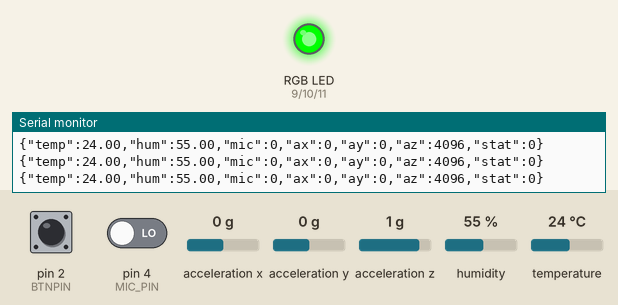
A sketch run on a simulated Arduino Uno, built with avr-gcc and run on an emulated ATmega328P. Shown: an RGB LED mixed from three pins (HIGH = lit), the last lines printed to the serial monitor. Wiring (inferred from the names in the program): MMA8452 accelerometer at I2C address 0x1C. The inputs (shaded band) are chosen by the test bench; at power-on: pin 2 (BTNPIN) HIGH, pin 4 (MIC_PIN) LOW, acceleration x 0 g, acceleration y 0 g, acceleration z 1 g, humidity 55 %, temperature 24 °C.

Above: at 2.2 s.
2.3 s: pin 2 (BTNPIN) pulled LOW for 0.15 s
At 3.4 s:
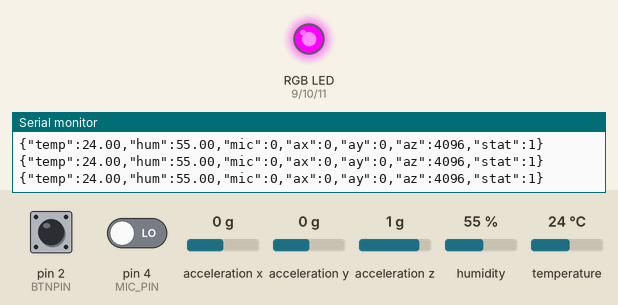
3.9 s: pin 2 (BTNPIN) pulled LOW for 1 s
At 4.8 s:
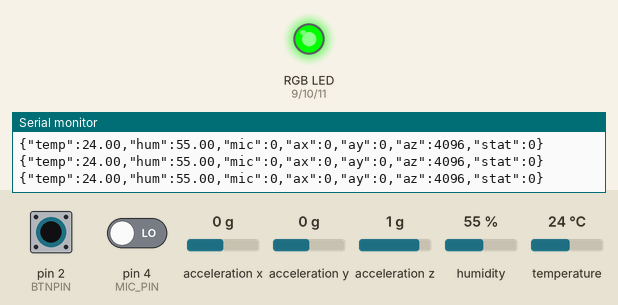
6.4 s: pin 2 (BTNPIN) pulled LOW for 3.2 s
At 7.2 s:
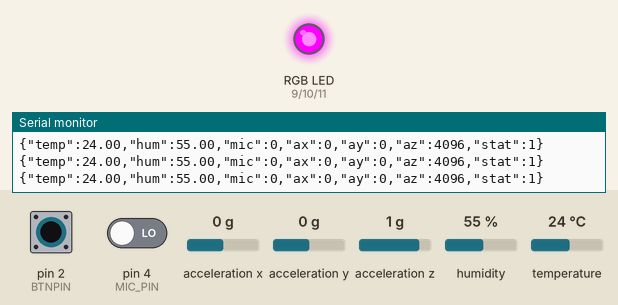
Timing chart, 0 to 9.4 s (numbered marks = the images above; inputs shaded):
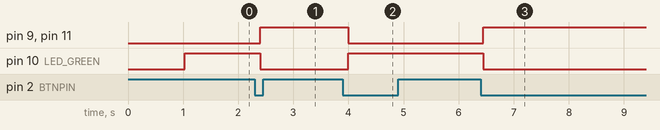

Measured:
- after the input at 2.3 s, pin 9 (LED_RED), pin 11 (LED_BLUE): LOW → HIGH after 0.10 s; pin 10 (LED_GREEN): HIGH → LOW after 0.10 s
- after the input at 3.9 s, pin 9 (LED_RED), pin 11 (LED_BLUE): HIGH → LOW after 0.10 s; pin 10 (LED_GREEN): LOW → HIGH after 0.10 s
- after the input at 6.4 s, pin 9 (LED_RED), pin 11 (LED_BLUE): LOW → HIGH after 0.05 s; pin 10 (LED_GREEN): HIGH → LOW after 0.05 s

The sketch:

read_sensors.ino
```cpp
#include <Wire.h>
#include <Adafruit_MMA8451.h>
#include <Adafruit_Sensor.h>
#include <DHT.h>

#define DHTPIN 5
#define DHTTYPE DHT11
#define MIC_PIN 4

// **************************** ACCELEROMETER
#define MMA_ADDR 0x1C

int COLOR_1 = 0;
int STATE = 0;
int lastButtonState = HIGH;

#define BTNPIN 2
#define LED_RED 9
#define LED_GREEN 10
#define LED_BLUE 11

void writeRegister(byte reg, byte value) {
  Wire.beginTransmission(MMA_ADDR);
  Wire.write(reg);
  Wire.write(value);
  Wire.endTransmission();
}

byte readRegister(byte reg) {
  Wire.beginTransmission(MMA_ADDR);
  Wire.write(reg);
  Wire.endTransmission(false);

  Wire.requestFrom(MMA_ADDR, 1);

  if (Wire.available()) {
    return Wire.read();
  }

  return 0;
}

void readAccelRaw(int16_t &x, int16_t &y, int16_t &z) {

  Wire.beginTransmission(MMA_ADDR);
  Wire.write(0x01);
  Wire.endTransmission(false);

  Wire.requestFrom(MMA_ADDR, 6);

  if (Wire.available() == 6) {

    byte xhi = Wire.read();
    byte xlo = Wire.read();
    byte yhi = Wire.read();
    byte ylo = Wire.read();
    byte zhi = Wire.read();
    byte zlo = Wire.read();

    x = ((int16_t)(xhi << 8 | xlo)) >> 2;
    y = ((int16_t)(yhi << 8 | ylo)) >> 2;
    z = ((int16_t)(zhi << 8 | zlo)) >> 2;
  }
}

// ***************************************

DHT dht(DHTPIN, DHTTYPE);

void setup() {

  Serial.begin(115200);

  pinMode(MIC_PIN, INPUT);
  dht.begin();

  Wire.begin();
  delay(1000);

  byte whoami = readRegister(0x0D);

  writeRegister(0x2A, 0x01);

  pinMode(BTNPIN, INPUT_PULLUP);

  pinMode(LED_RED, OUTPUT);
  pinMode(LED_GREEN, OUTPUT);
  pinMode(LED_BLUE, OUTPUT);
}

void loop() {

  float humidity = dht.readHumidity();
  float temp = dht.readTemperature();
  int mic = digitalRead(MIC_PIN);

  int16_t ax = 0;
  int16_t ay = 0;
  int16_t az = 0;

  readAccelRaw(ax, ay, az);

  int buttonState = digitalRead(BTNPIN);

  // Toggle LED on button press
  if (buttonState == LOW && lastButtonState == HIGH) {

    if (COLOR_1 == 0) {
      COLOR_1 = 255;
      STATE = 1;
    } else {
      COLOR_1 = 0;
      STATE = 0;
    }

    delay(50); // debounce
  }

  lastButtonState = buttonState;

  // RGB LED
  analogWrite(LED_RED, COLOR_1);
  analogWrite(LED_GREEN, 255 - COLOR_1);
  analogWrite(LED_BLUE, COLOR_1);

  if (!isnan(temp) && !isnan(humidity)) {

    Serial.print("{\"temp\":");
    Serial.print(temp);

    Serial.print(",\"hum\":");
    Serial.print(humidity);

    Serial.print(",\"mic\":");
    Serial.print(mic);

    Serial.print(",\"ax\":");
    Serial.print(ax);

    Serial.print(",\"ay\":");
    Serial.print(ay);

    Serial.print(",\"az\":");
    Serial.print(az);

    Serial.print(",\"stat\":");
    Serial.print(STATE);

    Serial.println("}");
  }

  delay(50);
}
```
